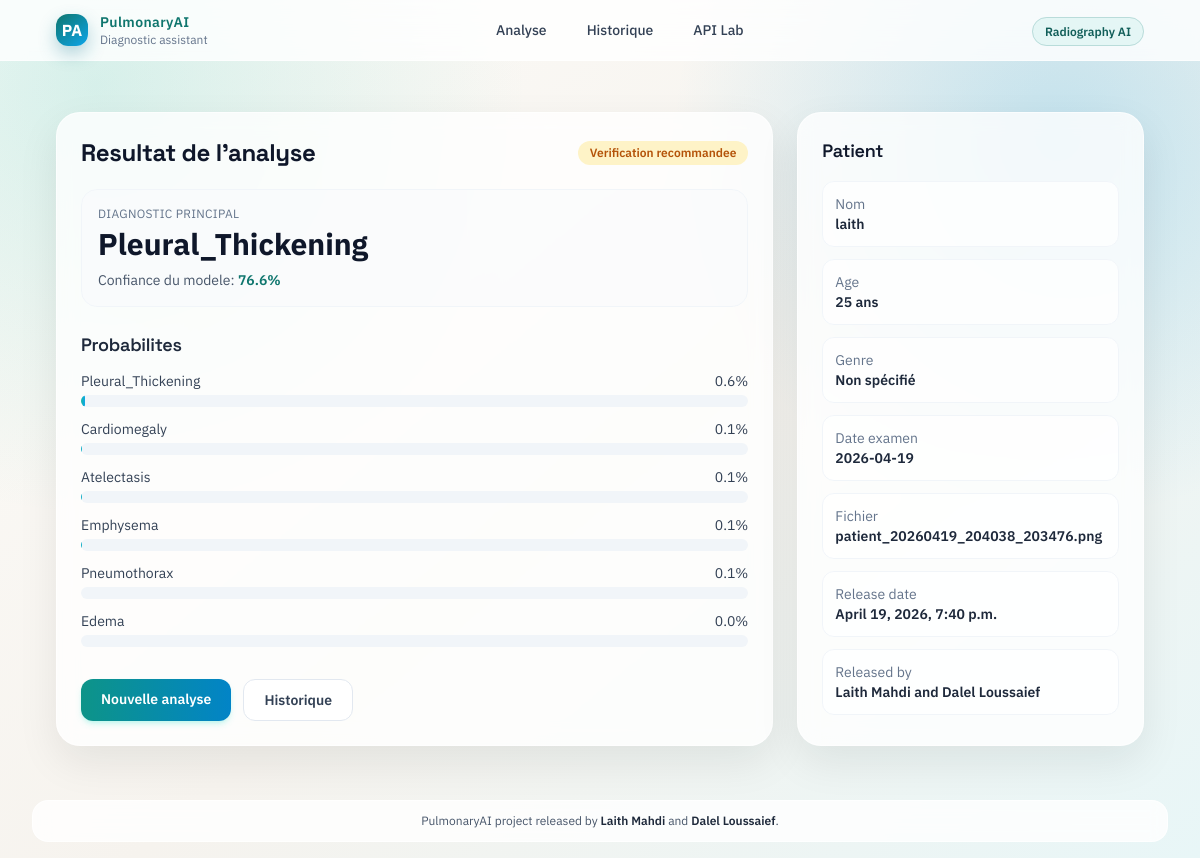
/diagnosis/result/2/, run on the app's committed database.
### diagnosis/models.py (models this page shows, shortened)
class Diagnosis(models.Model):
    patient_name = models.CharField(max_length=200)
    patient_age = models.IntegerField()
    patient_gender = models.CharField(
        max_length=1,
        choices=[('M', 'Masculin'), ('F', 'Féminin'), ('O', 'Autre')]
    )
    clinical_notes = models.TextField(blank=True, null=True)
    xray_image = models.ImageField(upload_to=upload_to_patient)
    upload_date = models.DateTimeField(auto_now_add=True)
    ai_prediction = models.CharField(max_length=100, blank=True)
    confidence = models.FloatField(null=True, blank=True)
    all_probabilities = models.JSONField(default=dict, blank=True)
    validated = models.BooleanField(default=False)
    validated_by = models.ForeignKey(
        User,
        on_delete=models.SET_NULL,
        null=True,
        blank=True
    )
    validation_date = models.DateTimeField(null=True, blank=True)
    final_diagnosis = models.TextField(blank=True)
    class Meta:
        ordering = ['-upload_date']
        verbose_name_plural = "Diagnoses"

### diagnosis/views.py (the view, shortened to what this page needs)
# urls.py: path('result/', views.result_page, name='result_page'),
def result_page(request, pk=None):
    if pk is not None:
        try:
            diagnosis = Diagnosis.objects.filter(pk=pk).first()
        except (OperationalError, ProgrammingError):
            diagnosis = None
        if diagnosis:
            context = {
                'title': 'Résultats',
                'patient_name': diagnosis.patient_name,
                'patient_age': diagnosis.patient_age,
                'patient_gender': diagnosis.patient_gender,
                'exam_date': diagnosis.upload_date.strftime('%Y-%m-%d'),
                'prediction': diagnosis.ai_prediction,
                'confidence': diagnosis.confidence,
                'all_probabilities': diagnosis.all_probabilities,
                'top_3': [],
                'is_confident': True,
                'file_name': os.path.basename(diagnosis.xray_image.name),
                'timestamp': diagnosis.upload_date.isoformat(),
                'release_date': diagnosis.upload_date,
                'released_by': 'Laith Mahdi and Dalel Loussaief'
            }
            return render(request, 'result.html', context)

### diagnosis/templates/result.html (shortened to what this page needs)
{% extends 'base.html' %} {% block content %}
<section class="grid gap-6 lg:grid-cols-3">
  <div class="glass rounded-3xl p-6 lg:col-span-2">
    <div class="mb-5 flex items-center justify-between gap-3">
      <h1 class="text-2xl font-bold text-slate-900">Resultat de l'analyse</h1>
      <span
        class="rounded-full px-3 py-1 text-xs font-semibold {% if prediction == 'Normal' %}bg-emerald-100 text-emerald-700{% else %}bg-amber-100 text-amber-700{% endif %}"
      >
        {% if prediction == 'Normal' %}Etat stable{% else %}Verification
        recommandee{% endif %}
      </span>
    </div>
    <div class="rounded-2xl border border-slate-100 bg-slate-50/60 p-4">
      <p class="text-xs uppercase tracking-wide text-slate-500">
        Diagnostic principal
      </p>
      <p class="mt-1 text-3xl font-bold text-slate-900">
        {{ prediction|default:"Nodule" }}
      </p>
      <p class="mt-2 text-sm text-slate-600">
        Confiance du modele:
        <span class="font-semibold text-teal-700"
          >{{ confidence|floatformat:1|default:"95.0" }}%</span
        >
      </p>
    </div>
    <div class="mt-6">
      <h2 class="mb-3 text-lg font-semibold text-slate-800">Probabilites</h2>
      {% if all_probabilities %}
        {% for pathology, prob in all_probabilities.items %}
          {% if forloop.counter <= 6 %}
            <div class="mb-3">
              <div class="mb-1 flex justify-between text-sm text-slate-700">
                <span>{{ pathology }}</span>
                <span>{{ prob|floatformat:1 }}%</span>
              </div>
              <div class="h-3 overflow-hidden rounded-full bg-slate-100">
                <div
                  class="js-prob-fill h-full rounded-full bg-gradient-to-r from-teal-500 to-sky-500"
                  data-width="{{ prob }}"
                ></div>
              </div>
            </div>
          {% endif %}
        {% endfor %}
      {% else %}
      <p class="text-sm text-slate-500">
        Les details de probabilites ne sont pas disponibles pour cette
        prediction.
      </p>
      {% endif %}
    </div>
    <div class="mt-8 flex flex-wrap gap-3">
      <a
        href="{% url 'diagnosis:upload_page' %}"
        class="rounded-xl bg-gradient-to-r from-teal-600 to-sky-600 px-5 py-2.5 text-sm font-semibold text-white shadow-md shadow-teal-300/30 transition hover:-translate-y-0.5"
        >Nouvelle analyse</a
      >
      <a
        href="{% url 'diagnosis:history' %}"
        class="rounded-xl border border-slate-200 bg-white px-5 py-2.5 text-sm font-semibold text-slate-700 transition hover:border-teal-300 hover:text-teal-700"
        >Historique</a
      >
    </div>
  </div>
  <aside class="glass rounded-3xl p-6">
    <h2 class="mb-4 text-lg font-semibold text-slate-900">Patient</h2>
    <dl class="space-y-3 text-sm">
      <div class="rounded-xl border border-slate-100 bg-white/70 p-3">
        <dt class="text-slate-500">Nom</dt>
        <dd class="font-semibold text-slate-800">
          {{ patient_name|default:"Patient Test" }}
        </dd>
      </div>
      <div class="rounded-xl border border-slate-100 bg-white/70 p-3">
        <dt class="text-slate-500">Age</dt>
        <dd class="font-semibold text-slate-800">
          {{ patient_age|default:"45" }} ans
        </dd>
      </div>
      <div class="rounded-xl border border-slate-100 bg-white/70 p-3">
        <dt class="text-slate-500">Genre</dt>
        <dd class="font-semibold text-slate-800">
          {% if patient_gender == 'M' %}Homme {% elif patient_gender == 'F'
          %}Femme {% elif patient_gender == 'O' %}Autre {% else %}Non spécifié
          {% endif %}
        </dd>
      </div>
      <div class="rounded-xl border border-slate-100 bg-white/70 p-3">
        <dt class="text-slate-500">Date examen</dt>
        <dd class="font-semibold text-slate-800">
          {{ exam_date|default:timestamp|slice:":10" }}
        </dd>
      </div>
      <div class="rounded-xl border border-slate-100 bg-white/70 p-3">
        <dt class="text-slate-500">Fichier</dt>
        <dd class="break-all font-semibold text-slate-800">
          {{ file_name|default:"Image analysee" }}
        </dd>
      </div>
      <div class="rounded-xl border border-slate-100 bg-white/70 p-3">
        <dt class="text-slate-500">Release date</dt>
        <dd class="font-semibold text-slate-800">
          {{ release_date|default:timestamp|slice:":16" }}
        </dd>
      </div>
      <div class="rounded-xl border border-slate-100 bg-white/70 p-3">
        <dt class="text-slate-500">Released by</dt>
        <dd class="font-semibold text-slate-800">
          {{ released_by|default:"Laith Mahdi and Dalel Loussaief" }}
        </dd>
      </div>
    </dl>
  </aside>
</section>
{% endblock %}

### diagnosis/templates/base.html (style rules this page uses)
:root { --ink: #0d1b1e; --teal: #0f766e; --teal-soft: #14b8a6; --sky: #0ea5e9; --cream: #f6f3ee; --sun: #f59e0b; }
* { box-sizing: border-box; }
body { margin: 0; min-height: 100vh; color: var(--ink); font-family: "IBM Plex Sans", sans-serif; background: radial-gradient( circle at 8% 10%, rgba(20, 184, 166, 0.16), transparent 32% ), radial-gradient( circle at 88% 16%, rgba(14, 165, 233, 0.22), transparent 30% ), linear-gradient(140deg, #fdfcf9 0%, var(--cream) 52%, #e8f6f7 100%); }
h1, h2, h3, h4 { font-family: "Space Grotesk", sans-serif; letter-spacing: -0.015em; }
.glass { background: rgba(255, 255, 255, 0.78); backdrop-filter: blur(10px); border: 1px solid rgba(255, 255, 255, 0.6); box-shadow: 0 16px 42px rgba(13, 27, 30, 0.08); }

### data on the page
Diagnosis: ai_prediction "Pleural_Thickening", confidence "76.6", patient_name "laith", upload_date "April 19, 2026, 7:40 p.m."

### other printed values
{{ pathology }} "Pleural_Thickening" "Cardiomegaly" "Atelectasis" "Emphysema" "Pneumothorax" "Edema"
{{ prob|floatformat:1 }} "0.6" "0.1" "0.1" "0.1" "0.1" "0.0"
{{ patient_age|default:"45" }} "25"
{{ exam_date|default:timestamp|slice:":10" }} "2026-04-19"
{{ file_name|default:"Image analysee" }} "patient_20260419_204038_203476.png"
{{ released_by|default:"Laith Mahdi and Dalel Loussaief" }} "Laith Mahdi and Dalel Loussaief"
